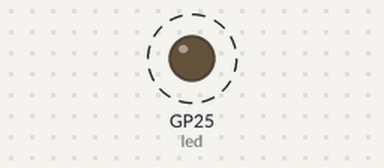
The program below on a simulated Raspberry Pi Pico running MicroPython. Parts: output pins drawn as LEDs (lit = HIGH). Dashed ring = blinking.

Above: at 0.5 s.
Timing chart, 0 to 4.6 s (numbered marks = the images above):
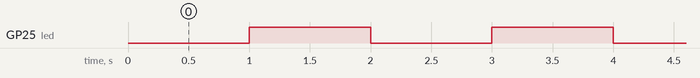

Measured:
- by itself, GP25 (led): alternates HIGH for 1.0 s and LOW for 1.0 s

The program:

lesson5_3.py
```python
from machine import Timer,Pin

def callback1000(n):
    led = Pin("LED",mode=Pin.OUT)
    if led.value() == 0:
        led.on()
    else:
        led.off()


def main():
    timer = Timer(period=1000, callback=callback1000)

if __name__ == "__main__":
    main()
```
